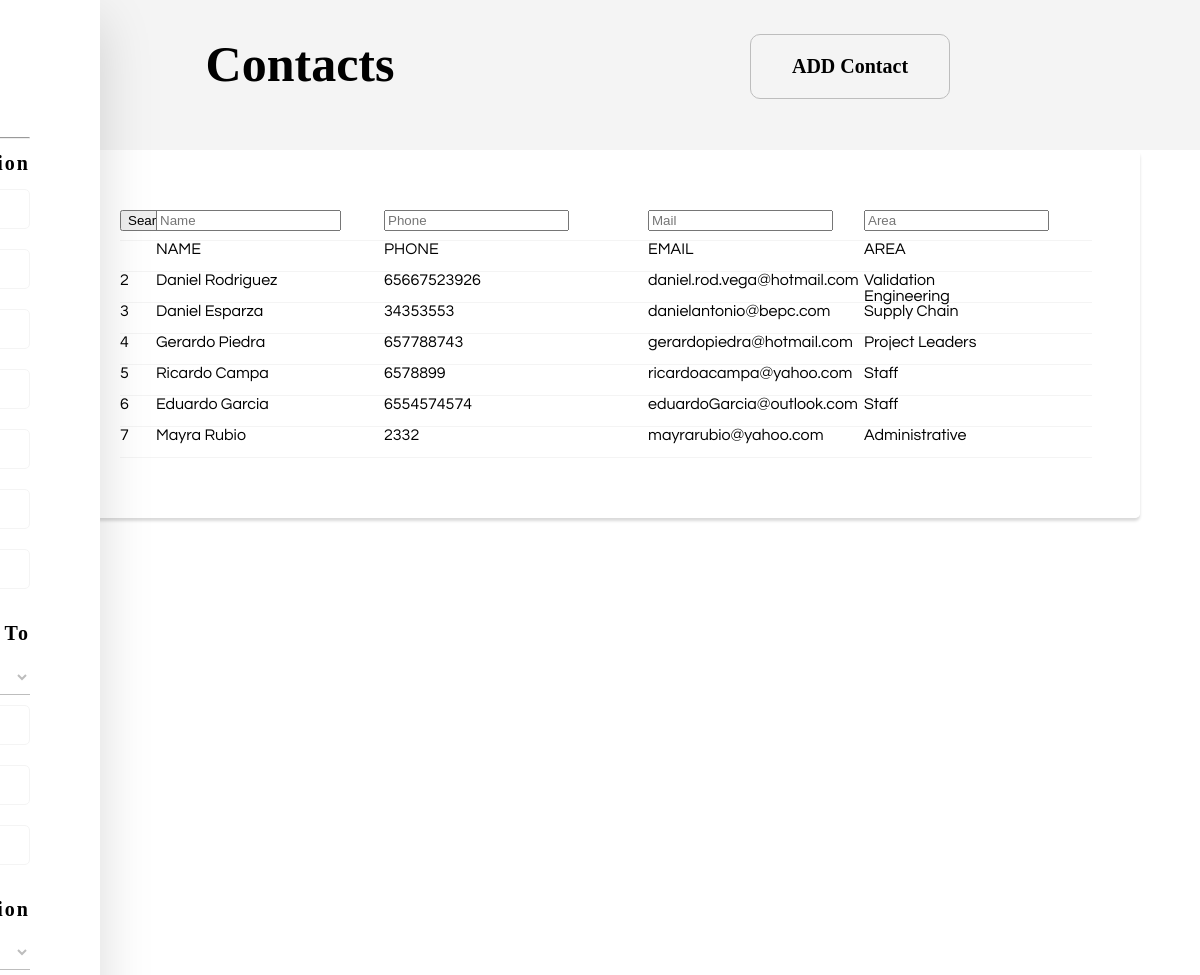
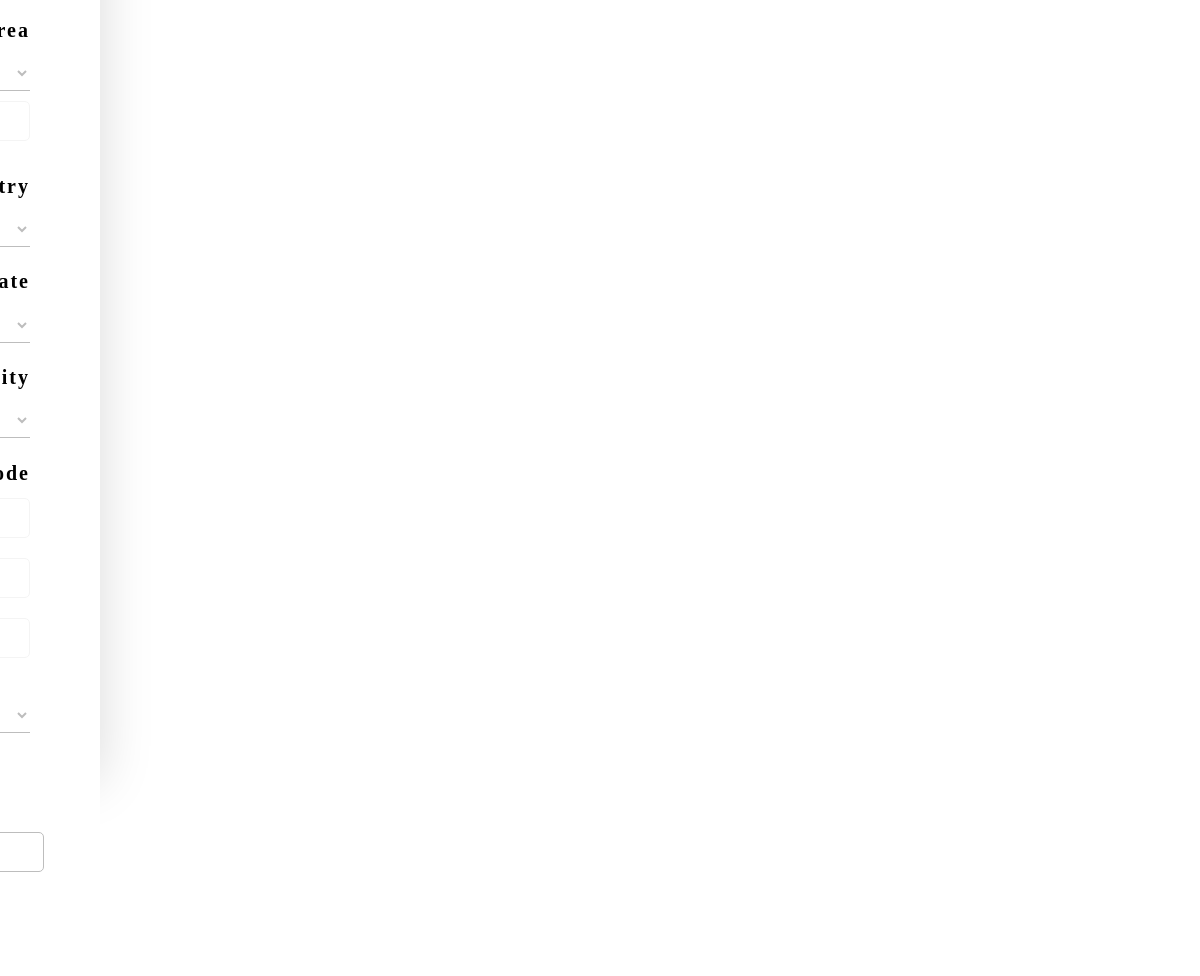
The page /Pages/Administrators/Contacts.php on the database its author committed (2 pictures, top to bottom).
### tables this page shows
CREATE TABLE `consultors` (
  `ID` int(11) NOT NULL,
  `SN` varchar(15) NOT NULL,
  `Firstname` varchar(25) NOT NULL,
  `Lastname` varchar(25) NOT NULL,
  `Email` varchar(70) NOT NULL,
  `Phone` varchar(20) NOT NULL,
  `EmergencyPhone` varchar(50) NOT NULL,
  `ReportsTo` int(11) NOT NULL,
  `Title` varchar(100) NOT NULL,
  `Division` int(11) NOT NULL,
  `FunctionalArea` int(11) NOT NULL,
  `StartDate` timestamp NOT NULL DEFAULT CURRENT_TIMESTAMP ON UPDATE CURRENT_TIMESTAMP,
  `EndDate` timestamp NOT NULL DEFAULT '0000-00-00 00:00:00',
  `MailingAddress` varchar(120) NOT NULL,
  `MailingCity` int(100) NOT NULL,
  `MailingState` int(11) NOT NULL,
  `MailingCountry` int(11) NOT NULL,
  `ZipCode` varchar(20) NOT NULL,
  `NSS` varchar(30) NOT NULL,
  `RFC` varchar(30) NOT NULL,
  `Type` tinyint(4) NOT NULL,
  `Schedule` int(11) NOT NULL DEFAULT '0',
  `Hash` varchar(40) NOT NULL,
  `Status` tinyint(1) DEFAULT NULL,
  `LastLogin` timestamp NOT NULL DEFAULT CURRENT_TIMESTAMP ON UPDATE CURRENT_TIMESTAMP,
  `Logged` tinyint(4) NOT NULL DEFAULT '0',
  `SessionID` varchar(100) DEFAULT NULL,
  `SalesForceID` int(11) NOT NULL
);

CREATE TABLE `areas` (
  `ID` int(11) NOT NULL,
  `Name` varchar(50) NOT NULL
);

### Pages/Administrators/Contacts.php (the view, shortened to what this page needs)
<?php
include('../../Resources/WebResponses/connection.php');
?>
    <html>
        <head>
            <link rel="stylesheet" href="../Resources/CSS/Listas_Contenido/Listas_Layout.css">
            <link rel="stylesheet" href="../Resources/CSS/Listas_Contenido/ListasPrincipales_Layout.css">
        </head>
        <body>
            <div class="wrapper">
                <div>
                    <h1>Contacts</h1>
                </div>
                <div class="button" align="center">
                    <input type="button" id="boton" value="ADD Contact">
                </div>
            </div>
            <div class="sidebar-contact">
                <div class="contenedor">
                    <h2>NEW CONTACT</h2>
                    <hr id='line'>
                    <form id='AddContact' onsubmit='return RevisarInfo();'>
                        <h1>Contact Information</h1>
                        <div class='generalForm'>
                            <div class="Linea">
                                <div class="entrada">
                                    <input type='text' class='unico' id='Email' placeholder='Email' required>
                                </div>
                            </div>
                            <div class="Linea">
                                <div class="entrada">
                                    <input type='password' class='unico' id='Password' placeholder='Password' required>
                                </div>
                            </div>
                            <div class="Linea">
                                <div class="entrada">
                                    <input type='password' class='unico' id='CPassword' placeholder='Confirm Password' required>
                                </div>
                            </div>
                            <div class="Linea">
                                <div class="entrada">
                                    <input type='text' class='unico' id='First' placeholder='First Name' required>
                                </div>
                            </div>
                            <div class="Linea">
                                <div class="entrada">
                                    <input type='text' class='unico' id='Last' placeholder='Last Name' required>
                                </div>
                            </div>
                            <div class="Linea">
                                <div class="entrada">
                                    <input type='text' class='unico' id='Phone' placeholder='Phone' required>
                                </div>
                            </div>
                            <div class="Linea">
                                <div class="entrada">
                                    <input type='text' class='unico' id='EPhone' placeholder='Emergency Phone' required>
                                </div>
                            </div>
                            <div class="Linea">
                                <div class="plaecHolder">
                                    <h1>Reports To</h1>
                                </div>
                                <div class="entrada">
                                    <select class='unico' id='ReportsTo' placeholder='Reports To'>
                                        <?php
                                            $query =            $connection->query("SELECT ID, Name FROM sponsor ORDER BY Name ASC");
                                            while($row = $query->fetch_array()){
                                                echo "<option value='".$row['ID']."'>".$row['Name']."</option>";
                                            }
                                        ?>
                                    </select>
                                </div>
                            </div>
                            <div class="Linea">
                                <div class="entrada">
                                    <input type='text' class='unico' id='SDate' placeholder='Start Date' required>
                                </div>
                            </div>
                            <div class="Linea">
                                <div class="entrada">
                                    <input type='text' class='unico' id='EDate' placeholder='End Date'>
                                </div>
                            </div>
                            <div class="Linea">
                                <div class="entrada">
                                    <input type='text' class='unico' id='Title' placeholder='Title' required>
                                </div>
                            </div>
                            <div class="Linea">
                                <div class="plaecHolder">
                                    <h1>Division</h1>
                                </div>
                                <div class="entrada">
                                    <select class='unico' id='Division' placeholder='Division'>
                                        <option value='0'>BE OCS</option>
                                    </select>
                                </div>
                            </div>
                            <div class="Linea">
                                <div class="plaecHolder">
                                    <h1>Functional Area</h1>
                                </div>
                                <div class="entrada">
                                    <select class='unico' id='FArea' placeholder='Functional Area'>
                                        <?php
                                            $query =            $connection->query("SELECT ID, Name FROM areas ORDER BY Name ASC");
                                            while($row = $query->fetch_array()){
                                                echo "<option value='".$row['ID']."'>".$row['Name']."</option>";
                                            }
                                        ?>
                                    </select>
                                </div>
                            </div>
                            <div class="Linea">
                                <div class="entrada">
                                    <input type='text' class='unico' id='MAddress' placeholder='Mailing Address' required>
                                </div>
                            </div>
                        </div>
                        <div class="Linea">
                            <div class="plaecHolder2">
                                <h1>Mailing Country</h1>
                            </div>
                            <div class="entrada2">
                                <select class="unico" id='Country' onchange='EnableStates(this.value);'>
                                    <option value="142">MX</option>
                                </select>
                            </div>
                            <div class="plaecHolder2">
                                <h1>Mailing State</h1>
                            </div>
                            <div class="entrada2">
                                 <select class="unico" id='State' onchange='ChangeCity(this.value);'>
                                    <?php
                                        $query =  $connection->query("SELECT name, id FROM states WHERE country_id=142");
                                        while($row = $query->fetch_array()){
                                            echo "<option value='".$row['id']."'>".$row['name']."</option>";
                                        }
                                    ?>
                                </select>
                            </div>
                        </div>
                        <div class="Linea">
                            <div class="plaecHolder2">
                                <h1>Mailing City</h1>
                            </div>
                              <div class="entrada2">
                                <select class="unico" id='City'>
                                  <?php
                                      $query =  $connection->query("SELECT name, id FROM cities WHERE state_id='2427'");
                                      while($row = $query->fetch_array()){
                                          $name =     $row['name'];
                                          echo "<option value='".$row['id']."'>$name</option>";
                                      }
                                  ?>
                                </select>
                            </div>
                            <div class="plaecHolder2">
                                <h1>ZIP Code</h1>
                            </div>
                            <div class="entrada2">
                                 <input type='number' class='unico' id='Zip'>
                            </div>
                        </div>
                        <div class="Linea">
                            <div class="entrada">
                                <input type='text' class='unico' id='NSS' placeholder='Numero de Seguro Social' required>
                            </div>
                        </div>
                        <div class="Linea">
                            <div class="entrada">
                                <input type='text' class='unico' id='RFC' placeholder='RFC'required>
                            </div>
                        </div>
                        <div class="Linea">
                            <div class="entrada">
                            </div>
                        </div>
                        <div class="Linea" style="margin-top: -67px;float:right;">
                            <div class="entrada">
                                <select class='unico' style='width: 160px;' id='Schedule'placeholder='Schedule'>
                                    <?php
                                        $query =  $connection->query("SELECT ID, Name FROM schedules ORDER BY Name ASC");
                                        while($row = $query->fetch_array()){
                                            $name =     $row['Name'];
                                            $name =     str_replace("_", " ", $name);
                                            $id =       $row['ID'];
                                            echo "<option value='$id'>$name</option>";
                                        }
                                    ?>
                                </select>
                            </div>
                        </div>
                    </div>
                    <div class="cont-boton">
                        <input type="button" id="cancel-boton" value="cancel">
                    </div>
            </div>
            <div class="box">
                <div class="signup-box">
                    <div class="infoTable" id="tabla">
                        <div class="contacto" style='height:    30px;'>
                            <form class='searcFilters' id='SearchTable' onsubmit="return searchCards();">
                                <div class="NameContact searchParam">
                                    <input type="text" placeholder="Name" class='searchFilters' id="nameSearch" onkeyup="filter(this);">
                                </div>
                                <div class="Phone searchParam">
                                    <input type="text" placeholder="Phone" class='searchFilters' id="phoneSearch" onkeyup="filter(this);">
                                </div>
                                <div class="Email searchParam">
                                    <input type="text" placeholder="Mail" class='searchFilters' id="mailSearch" onkeyup="filter(this);">
                                </div>
                                <div class="ContactOw searchParam">
                                    <input type="text" placeholder="Area" class='searchFilters' id="areaSearch" onkeyup="filter(this);">
                                </div>
                                <input type="submit" id="searchParameters" value="Search">
                            </form>
                        </div>
                        <div class="contacto">
                            <div class="number">&nbsp;</div>
                            <div class="NameContact">NAME</div>
                            <div class="Phone">PHONE</div>
                            <div class="Email">EMAIL</div>
                            <div class="ContactOw">AREA</div>
                        </div>
                        <?php
                            $query =            $connection->query("SELECT c.ID, c.Firstname, c.Lastname, c.Phone, c.Email, areas.Name as aName
                                                                    FROM consultors c
                                                                    INNER JOIN areas ON(c.FunctionalArea = areas.ID)
                                                                    WHERE Status='1' AND Type!='0'");
                            while($row = $query->fetch_array()){
                                echo"
                                    <div class='contacto'>
                                        <div class='number'>".$row['ID']."</div>
                                        <div class='NameContact ctdName' id='".$row['ID']."' onclick=\"LoadPage('Administrators/Contact.php?id=$id');\">".$row['Firstname']." ".$row['Lastname']."</div>
                                        <div class='Phone'>".$row['Phone']."</div>
                                        <div class='Email'>".$row['Email']."</div>
                                        <div class='ContactOw'>".$row['aName']."</div>
                                    </div>
                                ";
                            }
                        ?>
                    </div>
                </div>
            </div>
        </body>
    </html>

### rows shown on the page
consultors: ID "2", Firstname "Daniel", Lastname "Rodriguez", Phone "65667523926", Email "daniel.rod.vega@hotmail.com", areas.Name "Validation Engineering"
consultors: ID "3", Firstname "Daniel", Lastname "Esparza", Phone "34353553", Email "danielantonio@bepc.com", areas.Name "Supply Chain"
consultors: ID "4", Firstname "Gerardo", Lastname "Piedra", Phone "657788743", Email "gerardopiedra@hotmail.com", areas.Name "Project Leaders"
consultors: ID "5", Firstname "Ricardo", Lastname "Campa", Phone "6578899", Email "ricardoacampa@yahoo.com", areas.Name "Staff"
consultors: ID "6", Firstname "Eduardo", Lastname "Garcia", Phone "6554574574", Email "eduardoGarcia@outlook.com", areas.Name "Staff"
consultors: ID "7", Firstname "Mayra", Lastname "Rubio", Phone "2332", Email "mayrarubio@yahoo.com", areas.Name "Administrative"

### other values the page prints
form field value "Daniel"
form field value "Administrative"
form field value "Aguascalientes"
form field value "Diurna"
